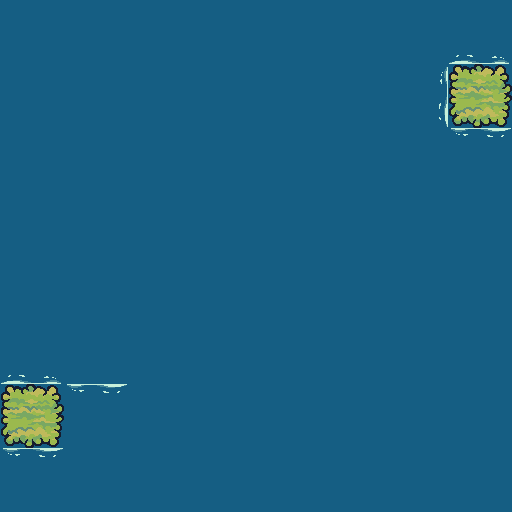

Below is a game level as drawn by its tile map, then a one-line description and the .tmx that defines it (tile-layer data replaced by summaries):
An orthogonal 8x8 tile map with 64x64 px tiles, 5 tile layers (air, tanah, foam, semak dan batuan, ...), 3 hidden layers not drawn, 23 tilesets and 37 objects (16, 3, 1, 2, 15, ...).

<map version="1.10" tiledversion="1.10.2" orientation="orthogonal" renderorder="right-down" width="8" height="8" tilewidth="64" tileheight="64" infinite="0" nextlayerid="22" nextobjectid="78">
 <tileset firstgid="1" name="House_Yellow" tilewidth="64" tileheight="64" tilecount="6" columns="2">
  <image source="images/House/House_Yellow.png" width="128" height="192" />
 </tileset>
 <tileset firstgid="7" name="House_Purple" tilewidth="64" tileheight="64" tilecount="6" columns="2">
  <image source="images/House/House_Purple.png" width="128" height="192" />
 </tileset>
 <tileset firstgid="13" name="Tree" tilewidth="64" tileheight="64" tilecount="108" columns="12">
  <image source="images/Trees/Tree.png" width="768" height="576" />
 </tileset>
 <tileset firstgid="121" name="Tilemap_Flat" tilewidth="64" tileheight="64" tilecount="40" columns="10">
  <image source="images/Terrain/Ground/Tilemap_Flat.png" width="640" height="256" />
 </tileset>
 <tileset firstgid="161" name="Tilemap_Elevation" tilewidth="64" tileheight="64" tilecount="32" columns="4">
  <image source="images/Terrain/Ground/Tilemap_Elevation.png" width="256" height="512" />
 </tileset>
 <tileset firstgid="193" name="Water" tilewidth="64" tileheight="64" tilecount="1" columns="1">
  <image source="images/Terrain/Water/Water.png" width="64" height="64" />
 </tileset>
 <tileset firstgid="194" name="Bridge_All" tilewidth="64" tileheight="64" tilecount="12" columns="3">
  <image source="images/Bridge/Bridge_All.png" width="192" height="256" />
 </tileset>
 <tileset firstgid="206" name="HappySheep_Bouncing" tilewidth="128" tileheight="128" tilecount="6" columns="6">
  <image source="images/Sheep/HappySheep_Bouncing.png" width="768" height="128" />
  <tile id="0">
   <animation>
    <frame tileid="0" duration="100" />
    <frame tileid="1" duration="100" />
    <frame tileid="2" duration="100" />
    <frame tileid="3" duration="100" />
    <frame tileid="4" duration="100" />
    <frame tileid="5" duration="100" />
   </animation>
  </tile>
 </tileset>
 <tileset firstgid="212" name="HappySheep_Idle" tilewidth="128" tileheight="128" tilecount="8" columns="8">
  <image source="images/Sheep/HappySheep_Idle.png" width="1024" height="128" />
  <tile id="0">
   <animation>
    <frame tileid="2" duration="100" />
    <frame tileid="3" duration="100" />
    <frame tileid="4" duration="100" />
    <frame tileid="5" duration="100" />
    <frame tileid="6" duration="100" />
    <frame tileid="7" duration="100" />
    <frame tileid="7" duration="100" />
   </animation>
  </tile>
 </tileset>
 <tileset firstgid="220" name="Rocks_04" tilewidth="128" tileheight="128" tilecount="8" columns="8">
  <image source="images/Terrain/Water/Rocks/Rocks_04.png" width="1024" height="128" />
  <tile id="0">
   <animation>
    <frame tileid="2" duration="100" />
    <frame tileid="3" duration="100" />
    <frame tileid="4" duration="100" />
    <frame tileid="5" duration="100" />
    <frame tileid="6" duration="100" />
    <frame tileid="7" duration="100" />
   </animation>
  </tile>
 </tileset>
 <tileset firstgid="228" name="Rocks_01" tilewidth="128" tileheight="128" tilecount="8" columns="8">
  <image source="images/Terrain/Water/Rocks/Rocks_01.png" width="1024" height="128" />
  <tile id="0">
   <animation>
    <frame tileid="2" duration="200" />
    <frame tileid="3" duration="200" />
    <frame tileid="4" duration="200" />
    <frame tileid="5" duration="200" />
    <frame tileid="6" duration="200" />
    <frame tileid="7" duration="200" />
   </animation>
  </tile>
 </tileset>
 <tileset firstgid="236" name="Foam" tilewidth="64" tileheight="64" tilecount="72" columns="24">
  <image source="images/Terrain/Water/Foam/Foam.png" width="1536" height="192" />
  <tile id="26">
   <animation>
    <frame tileid="26" duration="200" />
    <frame tileid="29" duration="200" />
    <frame tileid="32" duration="200" />
    <frame tileid="35" duration="200" />
    <frame tileid="38" duration="200" />
    <frame tileid="41" duration="200" />
    <frame tileid="44" duration="200" />
    <frame tileid="47" duration="200" />
   </animation>
  </tile>
 </tileset>
 <tileset firstgid="308" name="09" tilewidth="64" tileheight="64" tilecount="1" columns="1">
  <image source="images/Deco/09.png" width="64" height="64" />
 </tileset>
 <tileset firstgid="309" name="01" tilewidth="64" tileheight="64" tilecount="1" columns="1">
  <image source="images/Deco/01.png" width="64" height="64" />
 </tileset>
 <tileset firstgid="310" name="02" tilewidth="64" tileheight="64" tilecount="1" columns="1">
  <image source="images/Deco/02.png" width="64" height="64" />
 </tileset>
 <tileset firstgid="311" name="03" tilewidth="64" tileheight="64" tilecount="1" columns="1">
  <image source="images/Deco/03.png" width="64" height="64" />
 </tileset>
 <tileset firstgid="312" name="04" tilewidth="64" tileheight="64" tilecount="1" columns="1">
  <image source="images/Deco/04.png" width="64" height="64" />
 </tileset>
 <tileset firstgid="313" name="05" tilewidth="64" tileheight="64" tilecount="1" columns="1">
  <image source="images/Deco/05.png" width="64" height="64" />
 </tileset>
 <tileset firstgid="314" name="06" tilewidth="64" tileheight="64" tilecount="1" columns="1">
  <image source="images/Deco/06.png" width="64" height="64" />
 </tileset>
 <tileset firstgid="315" name="07" tilewidth="64" tileheight="64" tilecount="1" columns="1">
  <image source="images/Deco/07.png" width="64" height="64" />
 </tileset>
 <tileset firstgid="316" name="08" tilewidth="64" tileheight="64" tilecount="1" columns="1">
  <image source="images/Deco/08.png" width="64" height="64" />
 </tileset>
 <tileset firstgid="317" name="Tower_Red" tilewidth="64" tileheight="64" tilecount="8" columns="2">
  <image source="images/Tower/Tower_Red.png" width="128" height="256" />
 </tileset>
 <tileset firstgid="325" name="Water2" tilewidth="64" tileheight="64" tilecount="1" columns="1">
  <image source="images/Terrain/Water/Water2.png" width="64" height="64" />
 </tileset>
 <layer id="1" name="air" width="8" height="8">
  <data>[64 cells, 64 non-empty, 1 distinct tile ids]</data>
 </layer>
 <layer id="4" name="tanah" width="8" height="8">
  <data>[64 cells, 2 non-empty, 1 distinct tile ids]</data>
 </layer>
 <layer id="12" name="foam" width="8" height="8">
  <data>[64 cells, 6 non-empty, 1 distinct tile ids]</data>
 </layer>
 <layer id="11" name="batu" width="8" height="8" visible="0">
  <data>[64 cells, 1 non-empty, 1 distinct tile ids]</data>
 </layer>
 <layer id="13" name="semak dan batuan" width="8" height="8">
  <data>[64 cells, 0 non-empty, 0 distinct tile ids]</data>
 </layer>
 <layer id="5" name="rumah" width="8" height="8" visible="0">
  <data>[64 cells, 0 non-empty, 0 distinct tile ids]</data>
 </layer>
 <layer id="10" name="domba" width="8" height="8">
  <data>[64 cells, 0 non-empty, 0 distinct tile ids]</data>
 </layer>
 <layer id="14" name="jembatan" width="8" height="8" visible="0">
  <data>[64 cells, 1 non-empty, 1 distinct tile ids]</data>
 </layer>
 <objectgroup id="19" name="player">
  <object id="55" x="0" y="384" width="64" height="64" />
 </objectgroup>
 <objectgroup id="18" name="puzzle">
  <object id="20" name="16" x="64" y="192" width="64" height="64" />
  <object id="21" name="3" x="64" y="256" width="64" height="64" />
  <object id="22" name="1" x="64" y="384" width="64" height="64" />
  <object id="24" name="2" x="64" y="320" width="64" height="64" />
  <object id="26" name="15" x="128" y="192" width="64" height="64" />
  <object id="27" name="4" x="128" y="256" width="64" height="64" />
  <object id="28" x="128" y="384" width="64" height="64" />
  <object id="30" x="128" y="320" width="64" height="64" />
  <object id="32" name="14" x="192" y="192" width="64" height="64" />
  <object id="33" name="5" x="192" y="256" width="64" height="64" />
  </objectgroup>
 <objectgroup id="20" name="dest" />
</map>
<!-- 26 of 37 objects omitted -->
